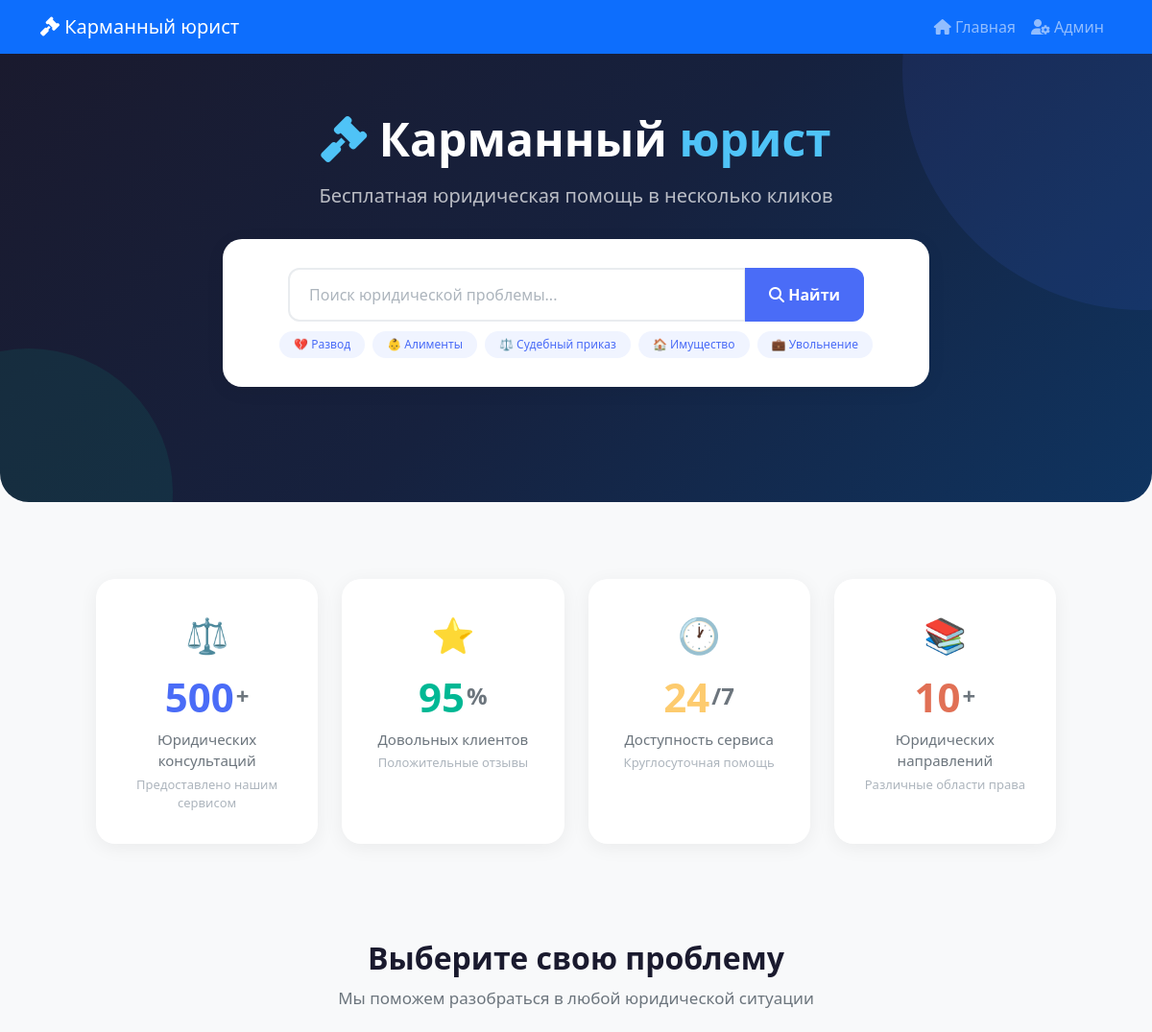
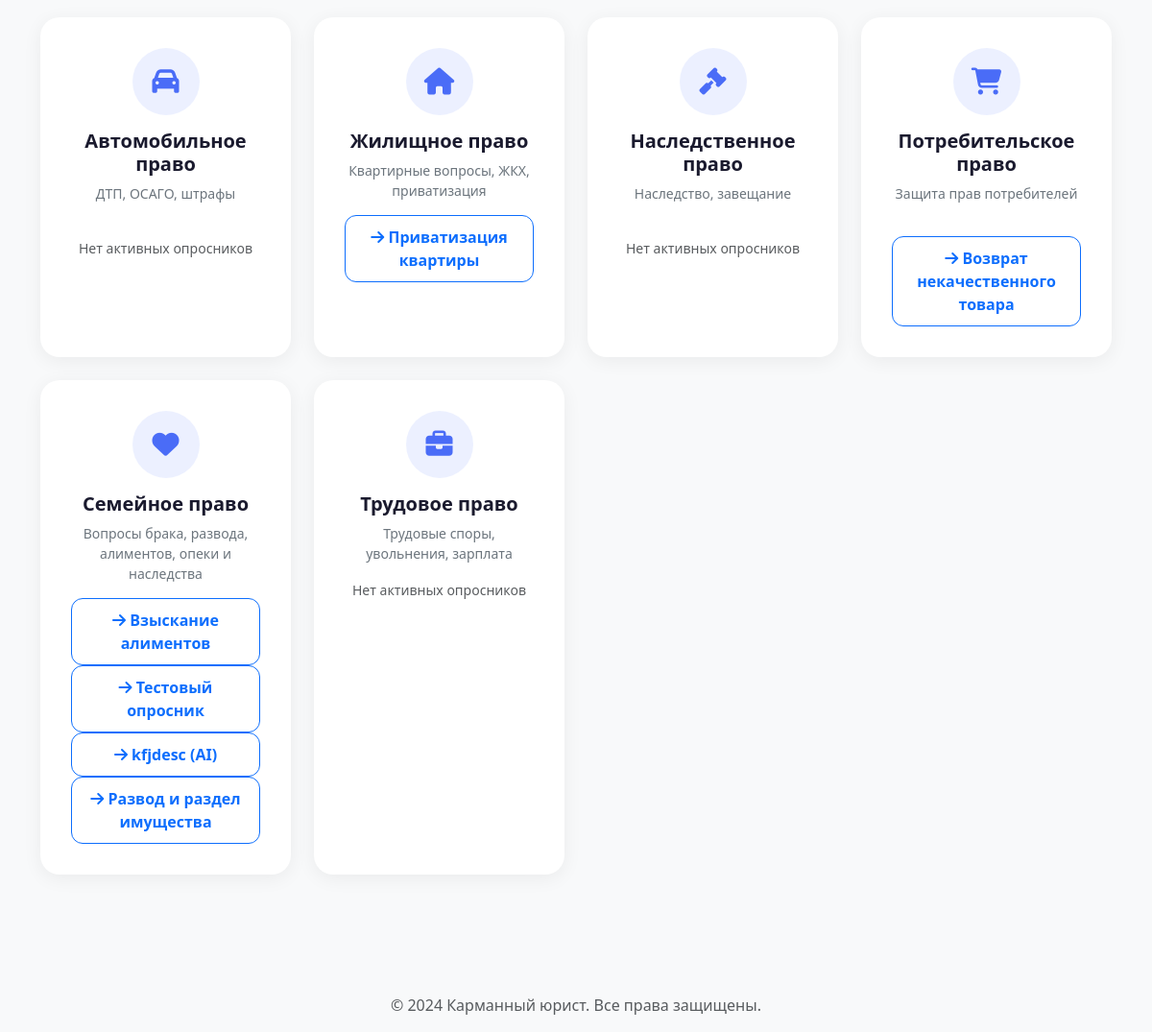
The page / on the database its author committed (2 pictures, top to bottom).
### core/models.py (models this page shows, shortened)
class LegalDirection(models.Model):
    name = models.CharField('Название направления', max_length=200)
    description = models.TextField('Описание', blank=True)
    icon = models.CharField('Иконка (CSS класс)', max_length=50, blank=True)
    created_at = models.DateTimeField('Дата создания', auto_now_add=True)
    updated_at = models.DateTimeField('Дата обновления', auto_now=True)
    is_active = models.BooleanField('Активно', default=True)
    class Meta:
        verbose_name = 'Юридическое направление'
        verbose_name_plural = 'Юридические направления'
        ordering = ['name']

class Questionnaire(models.Model):
    direction = models.ForeignKey(
        LegalDirection,
        on_delete=models.CASCADE,
        verbose_name='Направление',
        related_name='questionnaires'
    )
    name = models.CharField('Название опросника', max_length=200)
    description = models.TextField('Описание', blank=True)
    is_active = models.BooleanField('Активен', default=True)
    workflow = models.JSONField('Визуальный алгоритм', default=dict, blank=True)
    created_at = models.DateTimeField('Дата создания', auto_now_add=True)
    updated_at = models.DateTimeField('Дата обновления', auto_now=True)
    views_count = models.PositiveIntegerField('Просмотров', default=0)  # Добавить
    completions_count = models.PositiveIntegerField('Завершений', default=0)
    class Meta:
        verbose_name = 'Опросник'
        verbose_name_plural = 'Опросники'
        ordering = ['-created_at']

### core/views.py (the view, shortened to what this page needs)
# urls.py: path('', views.user_select_problem, name='user_select_problem'),
def user_select_problem(request):
    directions = LegalDirection.objects.prefetch_related('questionnaires').all()
    return render(request, 'user/select_problem.html', {'directions': directions})

### core/templates/user/select_problem.html (shortened to what this page needs)
{% extends 'base.html' %}
{% load static %}
{% block content %}
<section class="hero-section">
    <div class="container">
        <div class="row align-items-center">
            <div class="col-lg-8 mx-auto text-center">
                <h1>
                    <i class="fas fa-gavel" style="color: #4fc3f7;"></i>
                    Карманный <span class="highlight">юрист</span>
                </h1>
                <p class="subtitle">
                    Бесплатная юридическая помощь в несколько кликов
                </p>
                <div class="search-section">
                    <div class="input-group">
                        <input type="text" class="form-control" placeholder="Поиск юридической проблемы..." id="searchProblem">
                        <button class="btn" type="button" onclick="searchProblems()">
                            <i class="fas fa-search"></i> Найти
                        </button>
                    </div>
                    <div class="search-tags" id="searchTags">
                        <span class="search-tag" onclick="searchByTag('развод')">💔 Развод</span>
                        <span class="search-tag" onclick="searchByTag('алименты')">👶 Алименты</span>
                        <span class="search-tag" onclick="searchByTag('судебный приказ')">⚖️ Судебный приказ</span>
                        <span class="search-tag" onclick="searchByTag('имущество')">🏠 Имущество</span>
                        <span class="search-tag" onclick="searchByTag('увольнение')">💼 Увольнение</span>
                    </div>
                </div>
            </div>
        </div>
    </div>
</section>
<section class="stats-section">
    <div class="container">
        <div class="stats-grid">
            <div class="stat-card fade-in-up fade-in-up-delay-1">
                <span class="stat-icon">⚖️</span>
                <div class="stat-number">
                    <span class="counter" data-target="500">0</span>
                    <span class="suffix">+</span>
                </div>
                <div class="stat-label">Юридических консультаций</div>
                <div class="stat-description">Предоставлено нашим сервисом</div>
            </div>
            <div class="stat-card fade-in-up fade-in-up-delay-2">
                <span class="stat-icon">⭐</span>
                <div class="stat-number">
                    <span class="counter" data-target="95">0</span>
                    <span class="suffix">%</span>
                </div>
                <div class="stat-label">Довольных клиентов</div>
                <div class="stat-description">Положительные отзывы</div>
            </div>
            <div class="stat-card fade-in-up fade-in-up-delay-3">
                <span class="stat-icon">🕐</span>
                <div class="stat-number">
                    <span class="counter" data-target="24">0</span>
                    <span class="suffix">/7</span>
                </div>
                <div class="stat-label">Доступность сервиса</div>
                <div class="stat-description">Круглосуточная помощь</div>
            </div>
            <div class="stat-card fade-in-up fade-in-up-delay-4">
                <span class="stat-icon">📚</span>
                <div class="stat-number">
                    <span class="counter" data-target="10">0</span>
                    <span class="suffix">+</span>
                </div>
                <div class="stat-label">Юридических направлений</div>
                <div class="stat-description">Различные области права</div>
            </div>
        </div>
    </div>
</section>
<section class="problems-section">
    <div class="container">
        <h2 class="section-title">Выберите свою проблему</h2>
        <p class="section-subtitle">Мы поможем разобраться в любой юридической ситуации</p>
        <div class="row g-4" id="problemsGrid">
            {% for direction in directions %}
            <div class="col-md-4 col-lg-3 problem-card-item" data-name="{{ direction.name|lower }}" data-id="{{ direction.id }}">
                <div class="problem-card">
                    <div class="icon-circle">
                        <i class="fas fa-{{ direction.icon|default:'balance-scale' }}"></i>
                    </div>
                    <h5>{{ direction.name }}</h5>
                    <p>{{ direction.description|default:'Юридическое направление'|truncatechars:60 }}</p>
                    {% for questionnaire in direction.questionnaires.all %}
                        {% if questionnaire.is_active %}
                        <a href="{% url 'core:user_questionnaire' questionnaire.id %}"
                           class="btn btn-outline-primary start-btn"
                           data-questionnaire="{{ questionnaire.name|lower }}">
                            <i class="fas fa-arrow-right"></i> {{ questionnaire.name }}
                        </a>
                        {% endif %}
                    {% empty %}
                        <span class="text-muted small">Нет активных опросников</span>
                    {% endfor %}
                </div>
            </div>
            {% endfor %}
        </div>
    </div>
</section>
{% endblock %}

### core/static/css/style.css (style rules this page uses)
body { font-family: 'Segoe UI', Tahoma, Geneva, Verdana, sans-serif; background-color: #f8f9fa; }

### rows shown on the page
LegalDirection: name "Автомобильное право", description "ДТП, ОСАГО, штрафы"
LegalDirection: name "Жилищное право", description "Квартирные вопросы, ЖКХ, приватизация"
Questionnaire: name "Приватизация квартиры"
LegalDirection: name "Наследственное право", description "Наследство, завещание"
LegalDirection: name "Потребительское право", description "Защита прав потребителей"
Questionnaire: name "Возврат некачественного товара"
LegalDirection: name "Семейное право", description "Вопросы брака, развода, алиментов, опеки и наследства"
Questionnaire: name "Взыскание алиментов"
Questionnaire: name "Тестовый опросник"
Questionnaire: name "kfjdesc (AI)"
Questionnaire: name "Развод и раздел имущества"
LegalDirection: name "Трудовое право", description "Трудовые споры, увольнения, зарплата"
